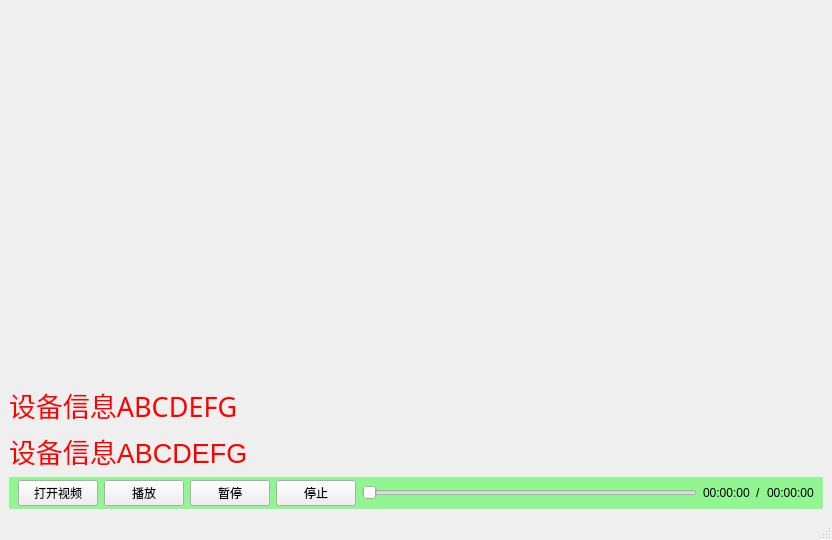
<?xml version="1.0" encoding="UTF-8"?>
<ui version="4.0">
 <class>MainWindow</class>
 <widget class="QMainWindow" name="MainWindow">
  <property name="geometry">
   <rect>
    <x>0</x>
    <y>0</y>
    <width>832</width>
    <height>540</height>
   </rect>
  </property>
  <property name="windowTitle">
   <string>MainWindow</string>
  </property>
  <widget class="QWidget" name="centralwidget">
   <layout class="QVBoxLayout" name="verticalLayout">
    <item>
     <spacer name="verticalSpacer">
      <property name="orientation">
       <enum>Qt::Vertical</enum>
      </property>
      <property name="sizeHint" stdset="0">
       <size>
        <width>20</width>
        <height>378</height>
       </size>
      </property>
     </spacer>
    </item>
    <item>
     <widget class="QLabel" name="label_3">
      <property name="palette">
       <palette>
        <active>
         <colorrole role="WindowText">
          <brush brushstyle="SolidPattern">
           <color alpha="255">
            <red>255</red>
            <green>0</green>
            <blue>0</blue>
           </color>
          </brush>
         </colorrole>
        </active>
        <inactive>
         <colorrole role="WindowText">
          <brush brushstyle="SolidPattern">
           <color alpha="255">
            <red>255</red>
            <green>0</green>
            <blue>0</blue>
           </color>
          </brush>
         </colorrole>
        </inactive>
        <disabled>
         <colorrole role="WindowText">
          <brush brushstyle="SolidPattern">
           <color alpha="255">
            <red>190</red>
            <green>190</green>
            <blue>190</blue>
           </color>
          </brush>
         </colorrole>
        </disabled>
       </palette>
      </property>
      <property name="font">
       <font>
        <family>Noto Sans S Chinese</family>
        <pointsize>20</pointsize>
       </font>
      </property>
      <property name="autoFillBackground">
       <bool>false</bool>
      </property>
      <property name="text">
       <string>设备信息ABCDEFG</string>
      </property>
     </widget>
    </item>
    <item>
     <widget class="QLabel" name="label">
      <property name="palette">
       <palette>
        <active>
         <colorrole role="WindowText">
          <brush brushstyle="SolidPattern">
           <color alpha="255">
            <red>255</red>
            <green>0</green>
            <blue>0</blue>
           </color>
          </brush>
         </colorrole>
        </active>
        <inactive>
         <colorrole role="WindowText">
          <brush brushstyle="SolidPattern">
           <color alpha="255">
            <red>255</red>
            <green>0</green>
            <blue>0</blue>
           </color>
          </brush>
         </colorrole>
        </inactive>
        <disabled>
         <colorrole role="WindowText">
          <brush brushstyle="SolidPattern">
           <color alpha="255">
            <red>190</red>
            <green>190</green>
            <blue>190</blue>
           </color>
          </brush>
         </colorrole>
        </disabled>
       </palette>
      </property>
      <property name="font">
       <font>
        <pointsize>20</pointsize>
       </font>
      </property>
      <property name="text">
       <string>设备信息ABCDEFG</string>
      </property>
     </widget>
    </item>
    <item>
     <widget class="QWidget" name="widget_controller" native="true">
      <property name="minimumSize">
       <size>
        <width>0</width>
        <height>32</height>
       </size>
      </property>
      <property name="maximumSize">
       <size>
        <width>16777215</width>
        <height>32</height>
       </size>
      </property>
      <property name="styleSheet">
       <string notr="true">QWidget#widget_controller
{
	background-color: rgba(0, 255, 0, 100);
}</string>
      </property>
      <layout class="QHBoxLayout" name="horizontalLayout_2">
       <property name="topMargin">
        <number>0</number>
       </property>
       <property name="bottomMargin">
        <number>0</number>
       </property>
       <item>
        <widget class="QPushButton" name="pushButton_open">
         <property name="text">
          <string>打开视频</string>
         </property>
        </widget>
       </item>
       <item>
        <widget class="QPushButton" name="pushButton_play">
         <property name="text">
          <string>播放</string>
         </property>
        </widget>
       </item>
       <item>
        <widget class="QPushButton" name="pushButton_pause">
         <property name="text">
          <string>暂停</string>
         </property>
        </widget>
       </item>
       <item>
        <widget class="QPushButton" name="pushButton_stop">
         <property name="text">
          <string>停止</string>
         </property>
        </widget>
       </item>
       <item>
        <widget class="QSlider" name="horizontalSlider">
         <property name="orientation">
          <enum>Qt::Horizontal</enum>
         </property>
        </widget>
       </item>
       <item>
        <layout class="QHBoxLayout" name="horizontalLayout">
         <item>
          <widget class="QLabel" name="label_currenttime">
           <property name="text">
            <string>00:00:00</string>
           </property>
          </widget>
         </item>
         <item>
          <widget class="QLabel" name="label_2">
           <property name="text">
            <string>/</string>
           </property>
          </widget>
         </item>
         <item>
          <widget class="QLabel" name="label_totaltime">
           <property name="text">
            <string>00:00:00</string>
           </property>
          </widget>
         </item>
        </layout>
       </item>
      </layout>
      <zorder>pushButton_play</zorder>
      <zorder>pushButton_pause</zorder>
      <zorder>pushButton_stop</zorder>
      <zorder>horizontalSlider</zorder>
      <zorder>pushButton_open</zorder>
     </widget>
    </item>
   </layout>
  </widget>
  <widget class="QMenuBar" name="menubar">
   <property name="geometry">
    <rect>
     <x>0</x>
     <y>0</y>
     <width>832</width>
     <height>18</height>
    </rect>
   </property>
  </widget>
  <widget class="QStatusBar" name="statusbar"/>
 </widget>
 <resources/>
 <connections/>
</ui>
